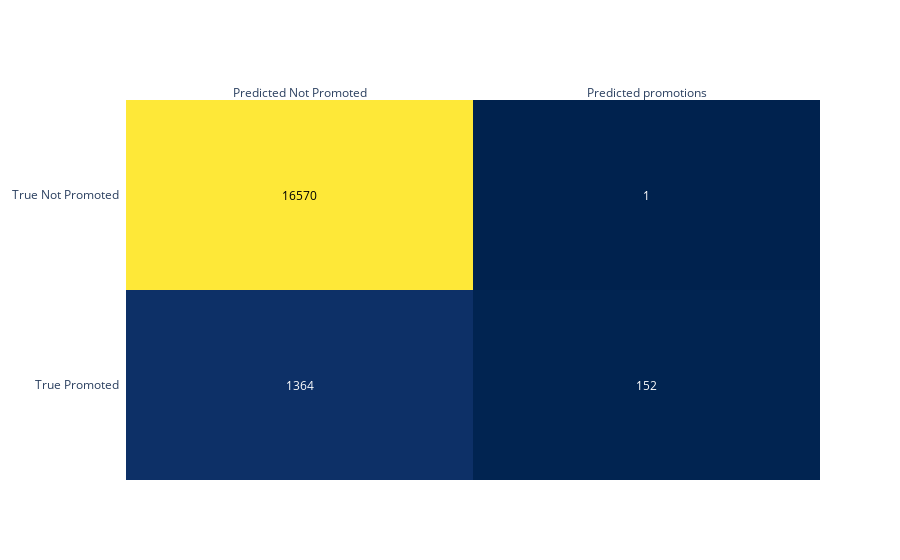

Notebook source saved alongside this figure:
### Code cell
import plotly.figure_factory as ff
z = confusion_matrix(y_test, y_pred)

# Reformateo la matriz para que me quede mejor el gráfico
z[[0,1],:] = z[[1,0],:]

x = ['Predicted Not Promoted', 'Predicted promotions']
y = ['True Promoted', 'True Not Promoted']

z_text = [[str(y) for y in x] for x in z]

heatmap = ff.create_annotated_heatmap(z, x=x, y=y, annotation_text=z_text, colorscale='cividis')

heatmap.show()

### Figure 1 — Plotly figure (JSON) as saved in the notebook; plotly's stock layout.template omitted (floating-point values rounded to 4 significant figures)
{"data": [{"colorscale": [[0, "#00224e"], [0.1111, "#123570"], [0.2222, "#3b496c"], [0.3333, "#575d6d"], [0.4444, "#707173"], [0.5556, "#8a8678"], [0.6667, "#a59c74"], [0.7778, "#c3b369"], [0.8889, "#e1cc55"], [1, "#fee838"]], "reversescale": false, "showscale": false, "type": "heatmap", "x": ["Predicted Not Promoted", "Predicted promotions"], "y": ["True Promoted", "True Not Promoted"], "z": [[1364, 152], [16570, 1]]}], "layout": {"annotations": [{"font": {"color": "#FFFFFF"}, "showarrow": false, "text": "1364", "x": "Predicted Not Promoted", "xref": "x", "y": "True Promoted", "yref": "y"}, {"font": {"color": "#FFFFFF"}, "showarrow": false, "text": "152", "x": "Predicted promotions", "xref": "x", "y": "True Promoted", "yref": "y"}, {"font": {"color": "#000000"}, "showarrow": false, "text": "16570", "x": "Predicted Not Promoted", "xref": "x", "y": "True Not Promoted", "yref": "y"}, {"font": {"color": "#FFFFFF"}, "showarrow": false, "text": "1", "x": "Predicted promotions", "xref": "x", "y": "True Not Promoted", "yref": "y"}], "xaxis": {"dtick": 1, "gridcolor": "rgb(0, 0, 0)", "side": "top", "ticks": ""}, "yaxis": {"dtick": 1, "ticks": "", "ticksuffix": "  "}}}
